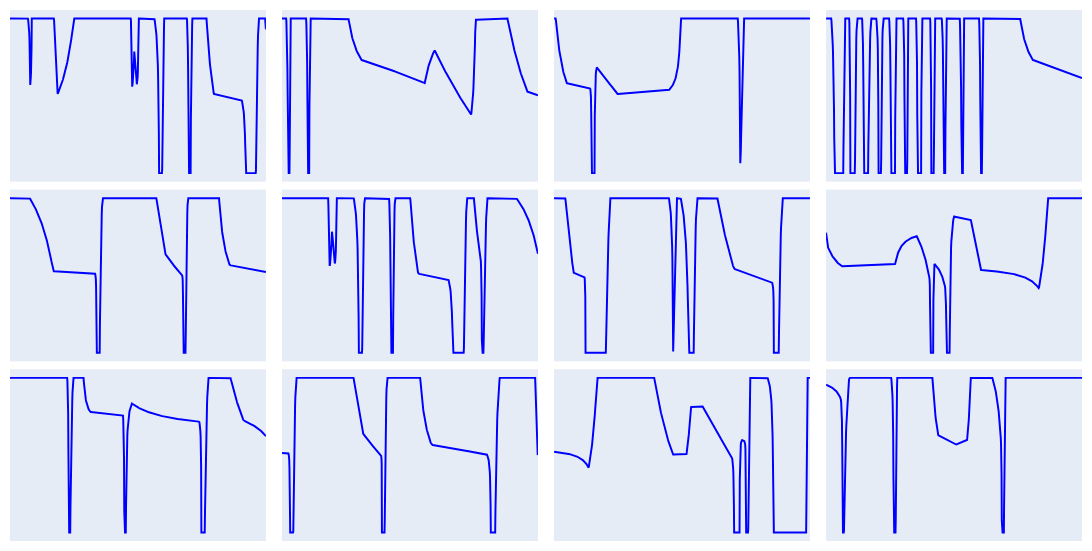

The notebook cell this image was saved under:
### Code cell
fig.show()

### Figure 1 — Plotly figure (JSON) as saved in the notebook; plotly's stock layout.template omitted (floating-point values rounded to 4 significant figures; data arrays with more than 128 entries replaced by an {"elided": "..."} marker saying what was removed)
{"data": [{"hoverinfo": "skip", "line": {"color": "blue", "width": 1.969}, "mode": "lines", "name": "Ground Truth", "showlegend": false, "type": "scatter", "x": {"elided": "1000 float values"}, "xaxis": "x", "y": {"elided": "1000 float values"}, "yaxis": "y"}, {"hoverinfo": "skip", "line": {"color": "blue", "width": 1.969}, "mode": "lines", "name": "Ground Truth", "showlegend": false, "type": "scatter", "x": {"elided": "1000 float values"}, "xaxis": "x2", "y": {"elided": "1000 float values"}, "yaxis": "y2"}, {"hoverinfo": "skip", "line": {"color": "blue", "width": 1.969}, "mode": "lines", "name": "Ground Truth", "showlegend": false, "type": "scatter", "x": {"elided": "1000 float values"}, "xaxis": "x3", "y": {"elided": "1000 float values"}, "yaxis": "y3"}, {"hoverinfo": "skip", "line": {"color": "blue", "width": 1.969}, "mode": "lines", "name": "Ground Truth", "showlegend": false, "type": "scatter", "x": {"elided": "1000 float values"}, "xaxis": "x4", "y": {"elided": "1000 float values"}, "yaxis": "y4"}, {"hoverinfo": "skip", "line": {"color": "blue", "width": 1.969}, "mode": "lines", "name": "Ground Truth", "showlegend": false, "type": "scatter", "x": {"elided": "1000 float values"}, "xaxis": "x5", "y": {"elided": "1000 float values"}, "yaxis": "y5"}, {"hoverinfo": "skip", "line": {"color": "blue", "width": 1.969}, "mode": "lines", "name": "Ground Truth", "showlegend": false, "type": "scatter", "x": {"elided": "1000 float values"}, "xaxis": "x6", "y": {"elided": "1000 float values"}, "yaxis": "y6"}, {"hoverinfo": "skip", "line": {"color": "blue", "width": 1.969}, "mode": "lines", "name": "Ground Truth", "showlegend": false, "type": "scatter", "x": {"elided": "1000 float values"}, "xaxis": "x7", "y": {"elided": "1000 float values"}, "yaxis": "y7"}, {"hoverinfo": "skip", "line": {"color": "blue", "width": 1.969}, "mode": "lines", "name": "Ground Truth", "showlegend": false, "type": "scatter", "x": {"elided": "1000 float values"}, "xaxis": "x8", "y": {"elided": "1000 float values"}, "yaxis": "y8"}, {"hoverinfo": "skip", "line": {"color": "blue", "width": 1.969}, "mode": "lines", "name": "Ground Truth", "showlegend": false, "type": "scatter", "x": {"elided": "1000 float values"}, "xaxis": "x9", "y": {"elided": "1000 float values"}, "yaxis": "y9"}, {"hoverinfo": "skip", "line": {"color": "blue", "width": 1.969}, "mode": "lines", "name": "Ground Truth", "showlegend": false, "type": "scatter", "x": {"elided": "1000 float values"}, "xaxis": "x10", "y": {"elided": "1000 float values"}, "yaxis": "y10"}, {"hoverinfo": "skip", "line": {"color": "blue", "width": 1.969}, "mode": "lines", "name": "Ground Truth", "showlegend": false, "type": "scatter", "x": {"elided": "1000 float values"}, "xaxis": "x11", "y": {"elided": "1000 float values"}, "yaxis": "y11"}, {"hoverinfo": "skip", "line": {"color": "blue", "width": 1.969}, "mode": "lines", "name": "Ground Truth", "showlegend": false, "type": "scatter", "x": {"elided": "1000 float values"}, "xaxis": "x12", "y": {"elided": "1000 float values"}, "yaxis": "y12"}], "layout": {"height": 551.2, "hovermode": false, "margin": {"b": 10, "l": 10, "r": 10, "t": 10}, "showlegend": false, "title": {}, "width": 1312.0, "xaxis": {"anchor": "y", "domain": [0, 0.2387], "showgrid": false, "showticklabels": false, "zeroline": false}, "xaxis10": {"anchor": "y10", "domain": [0.2537, 0.4925], "showgrid": false, "showticklabels": false, "zeroline": false}, "xaxis11": {"anchor": "y11", "domain": [0.5075, 0.7462], "showgrid": false, "showticklabels": false, "zeroline": false}, "xaxis12": {"anchor": "y12", "domain": [0.7612, 1], "showgrid": false, "showticklabels": false, "zeroline": false}, "xaxis2": {"anchor": "y2", "domain": [0.2537, 0.4925], "showgrid": false, "showticklabels": false, "zeroline": false}, "xaxis3": {"anchor": "y3", "domain": [0.5075, 0.7462], "showgrid": false, "showticklabels": false, "zeroline": false}, "xaxis4": {"anchor": "y4", "domain": [0.7612, 1], "showgrid": false, "showticklabels": false, "zeroline": false}, "xaxis5": {"anchor": "y5", "domain": [0, 0.2387], "showgrid": false, "showticklabels": false, "zeroline": false}, "xaxis6": {"anchor": "y6", "domain": [0.2537, 0.4925], "showgrid": false, "showticklabels": false, "zeroline": false}, "xaxis7": {"anchor": "y7", "domain": [0.5075, 0.7462], "showgrid": false, "showticklabels": false, "zeroline": false}, "xaxis8": {"anchor": "y8", "domain": [0.7612, 1], "showgrid": false, "showticklabels": false, "zeroline": false}, "xaxis9": {"anchor": "y9", "domain": [0, 0.2387], "showgrid": false, "showticklabels": false, "zeroline": false}, "yaxis": {"anchor": "x", "domain": [0.6767, 1], "showgrid": false, "showticklabels": false, "zeroline": false}, "yaxis10": {"anchor": "x10", "domain": [0, 0.3233], "showgrid": false, "showticklabels": false, "zeroline": false}, "yaxis11": {"anchor": "x11", "domain": [0, 0.3233], "showgrid": false, "showticklabels": false, "zeroline": false}, "yaxis12": {"anchor": "x12", "domain": [0, 0.3233], "showgrid": false, "showticklabels": false, "zeroline": false}, "yaxis2": {"anchor": "x2", "domain": [0.6767, 1], "showgrid": false, "showticklabels": false, "zeroline": false}, "yaxis3": {"anchor": "x3", "domain": [0.6767, 1], "showgrid": false, "showticklabels": false, "zeroline": false}, "yaxis4": {"anchor": "x4", "domain": [0.6767, 1], "showgrid": false, "showticklabels": false, "zeroline": false}, "yaxis5": {"anchor": "x5", "domain": [0.3383, 0.6617], "showgrid": false, "showticklabels": false, "zeroline": false}, "yaxis6": {"anchor": "x6", "domain": [0.3383, 0.6617], "showgrid": false, "showticklabels": false, "zeroline": false}, "yaxis7": {"anchor": "x7", "domain": [0.3383, 0.6617], "showgrid": false, "showticklabels": false, "zeroline": false}, "yaxis8": {"anchor": "x8", "domain": [0.3383, 0.6617], "showgrid": false, "showticklabels": false, "zeroline": false}, "yaxis9": {"anchor": "x9", "domain": [0, 0.3233], "showgrid": false, "showticklabels": false, "zeroline": false}}}
